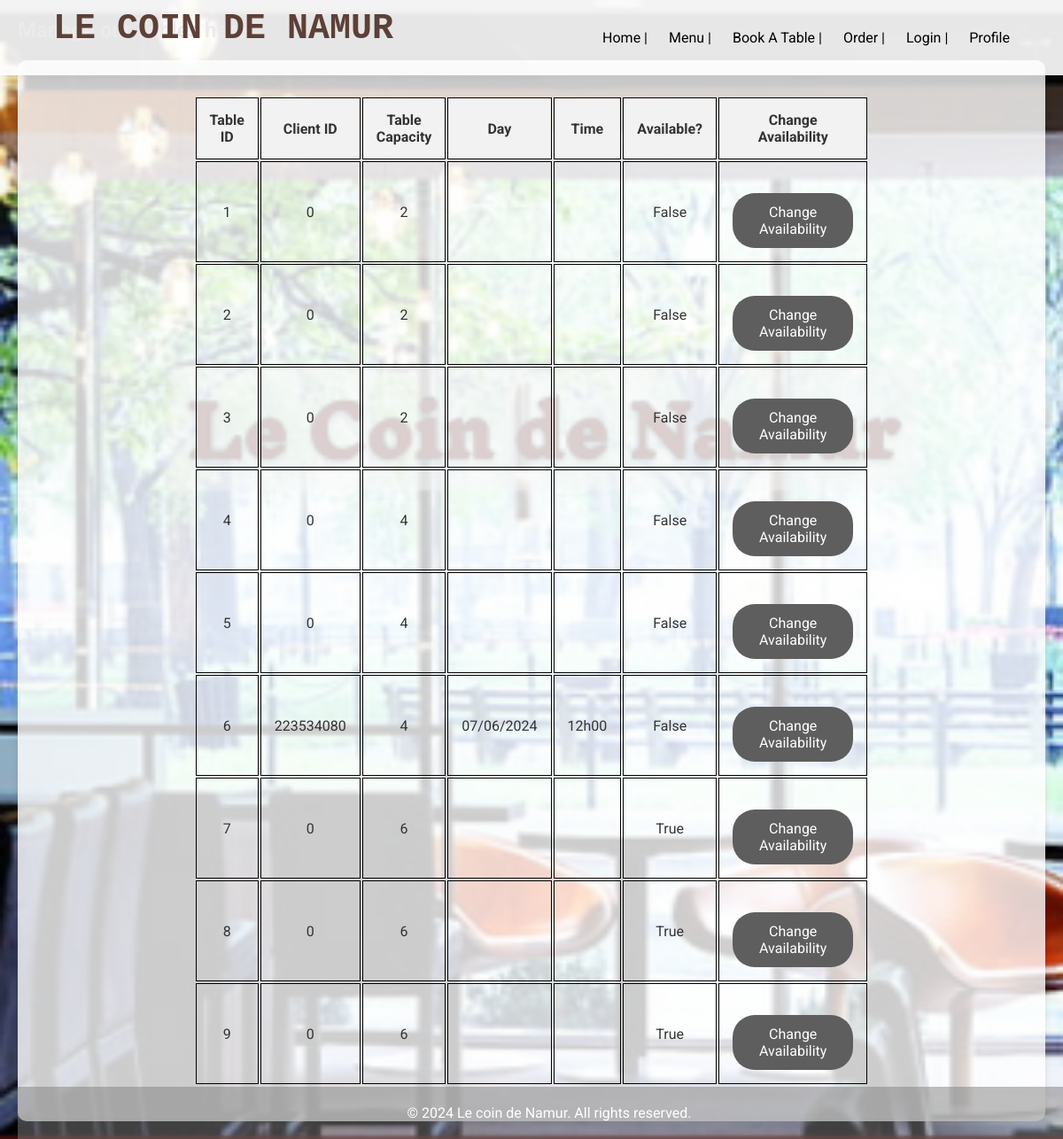
/table/manage, run on an earlier commit of the app's database.
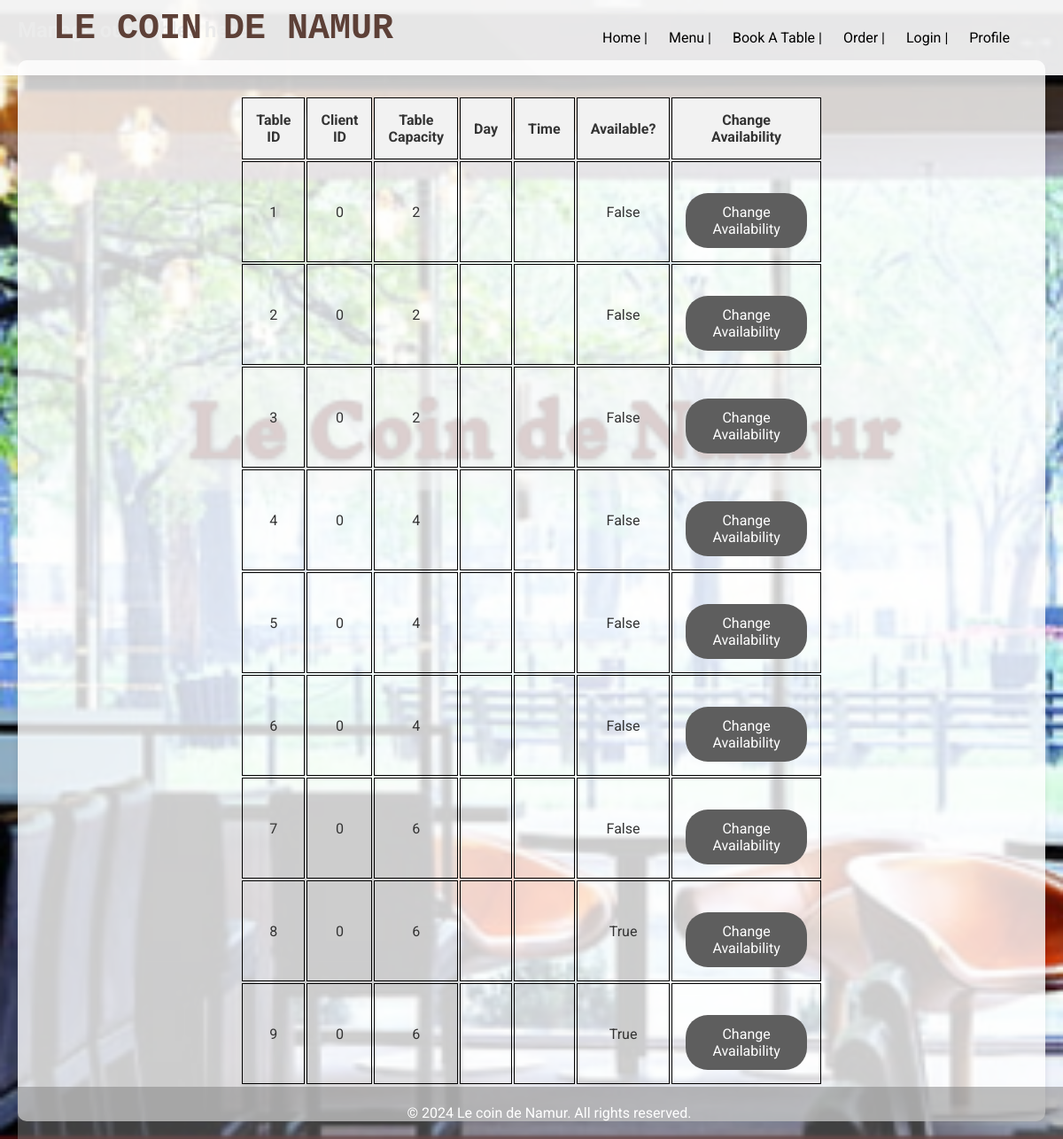
And on a later commit of the database.
### app_management/sql/sql_models.py (models this page shows)
class Table(Base):
    __tablename__ = 'tables'
    tableid: Mapped[int] = mapped_column(Integer, primary_key= True, unique= True)
    clientid: Mapped[int] = mapped_column(Integer)
    tablecapacity: Mapped[int] = mapped_column(Integer)
    day: Mapped[str] = mapped_column(String(72))
    time: Mapped[str] = mapped_column(String(72))
    available: Mapped[bool] = mapped_column(Boolean)

### app_management/routes/table_booking_routes.py (the view)
@table_router.get('/manage')
def ask_to_manage_tables(request: Request):
    tables = table_booking_services.get_tables()
    return templates.TemplateResponse(
        "tables/tables.html",
        context={'request': request, 'tables': tables}
    )

### templates/tables/tables.html (shortened to what this page needs)
{% extends "empty_page.html" %}
{% from "my_macro.html" import show_tables %}
{% block content %}
<h2>Manage our Tables here!</h2>
<div class="bloc">
    <table>
        <tr>
            <th>Table ID</th>
            <th>Client ID</th>
            <th>Table Capacity</th>
            <th>Day</th>
            <th>Time</th>
            <th>Available?</th>
            <th>Change Availability</th>
        </tr>
        {% for table in tables %}
            {{ show_tables(table.tableid, table.clientid, table.tablecapacity, table.day, table.time, table.available) }}
        {% endfor %}
    </table>
</div>
{% endblock %}

### templates/my_macro.html (shortened to what this page needs)
{% macro show_tables(tableid, clientid, tablecapacity, day, time, available) %}
    <tr>
        <td>
            {{ tableid }}
        </td>
        <td>
            {{ clientid }}
        </td>
        <td>
            {{ tablecapacity }}
        </td>
        <td>
            {{ day }}
        </td>
        <td>
            {{ time }}
        </td>
        <td>
            {{ available }}
        </td>
        <td>
            <form action="/table/change/availability" method="post">
                <button class="btn" type="submit">Change Availability</button>
            </form>
        </td>
    </tr>
{% endmacro %}

What changed in the data, as far as the page shows it:
changed Table id 6: clientid "223534080" → "0"; day "07/06/2024" → (not shown); time "12h00" → (not shown)
changed Table id 7: available "True" → "False"
